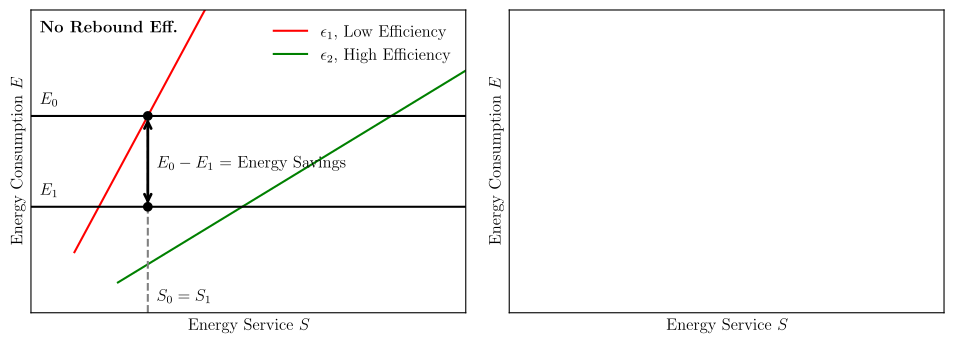

Source code (Python):
#%%
# runs code as interactive cell 
# https://code.visualstudio.com/docs/python/jupyter-support-py

# IMPORTS #######################################

# plotting
import matplotlib.pyplot as plt
import matplotlib.font_manager as font_manager
# unit conversion
cm = 1/2.54 # for inches-cm conversion
# time manipulation
from datetime import datetime

# data science
import numpy as np
import pandas as pd

# i/o
from pathlib import PurePath, Path

# SETUP #########################################

plt.rcParams.update({
    "text.usetex": True,
    "font.family": "Arial",
    "font.sans-serif": "Computer Modern",
    'font.size': 12
})

# DATA IMPORT ###################################

emissions_data = [
    [0.21790859349727398, 0.9245575840327378],
    [3.729451993625478, 0.9666012411660689],
    [100, 0]
]

emissions_df = pd.DataFrame(
    emissions_data,
    columns=['x', 'y']
)

# DATA MANIPULATION #############################

def find_x(y, x_coords, y_coords):
    # Calculate the slope of the line
    m = (y_coords[1] - y_coords[0]) / (x_coords[1] - x_coords[0])
    
    # Calculate the y-intercept of the line
    b = y_coords[0] - m * x_coords[0]
    
    # Calculate the corresponding x-coordinate
    x = (y - b) / m
    
    return x

# FIGURE ########################################

# SETUP ######################

fig, axes = plt.subplots(
    num = 'main',
    nrows = 1,
    ncols = 2,
    dpi = 300,
    figsize=(30*cm, 10*cm), # A4=(210x297)mm,
    sharex=True
)
plt.subplots_adjust(wspace=0.1)

# SECONDARY AXES ##############


# AXIS LIMITS ################

for ax in axes:
    ax.set_xlim(0, 100)
    ax.set_ylim(0,100)

# TICKS AND LABELS ###########

for ax in axes:
    ax.set_yticks([])
    ax.set_yticklabels([])
    ax.set_xticks([])
    ax.set_xticklabels([])

# GRIDS ######################

# AXIS LABELS ################

for ax in axes:
    ax.set_ylabel("Energy Consumption $E$")
    ax.set_xlabel("Energy Service $S$")

# PLOTTING ###################

x_coords_steep = [10, 40]
y_coords_steep = [20, 100]

x_coords_flat = [20, 100]
y_coords_flat = [10, 80]

axes[0].plot(
    x_coords_steep,
    y_coords_steep,
    color='red',
    label='$\epsilon_1$, Low Efficiency'
)

axes[0].plot(
    x_coords_flat,
    y_coords_flat,
    color='green',
    #linestyle='--',
    label='$\epsilon_2$, High Efficiency'
)

axes[0].axhline(
    y=65,
    color='black'
)

axes[0].axhline(
    y=35,
    color='black'
)

source_y = 65
source_x = find_x(source_y, x_coords_steep, y_coords_steep)

target_y = 35
target_x = find_x(source_y, x_coords_steep, y_coords_steep)
    
axes[0].plot(
    (source_x, source_x),
    (0, source_y),
    color='grey',
    linestyle='--',
)

axes[0].annotate(
    '',
    xytext=(
        source_x,
        source_y
    ), # source point
    xy=(
        target_x,
        target_y
    ), # target point
    arrowprops=dict(
        arrowstyle='<->',
        color='black',
        linewidth=2
    )
)
axes[0].plot(
    target_x,
    target_y,
    marker='o',
    color='black'
)
axes[0].plot(
    source_x,
    source_y,
    marker='o',
    color='black'
)

axes[0].text(
    target_x + 2,
    4,
    '$S_0 = S_1$'
)

axes[0].text(
    2,
    target_y + 4,
    '$E_1$'
)

axes[0].text(
    2,
    source_y + 4,
    '$E_0$'
)

axes[0].text(
    source_x + 2,
    target_y + (source_y - target_y)/2 -2,
    '$E_0 - E_1$ = Energy Savings'
)

axes[0].text(
    x=2,
    y=94,
    s=r'\textbf{No Rebound Eff.}',
    ha='left',
    va='center',
    fontsize=12,
    color='black',
)

# LEGEND ####################

axes[0].legend(
    loc='upper right',
    frameon = False
)


# EXPORT #########################################

figure_name: str = str(Path.cwd().stem + '.pdf')

plt.savefig(
    fname = figure_name,
    format="pdf",
    bbox_inches='tight',
    transparent = False
)
# %%

# %%
